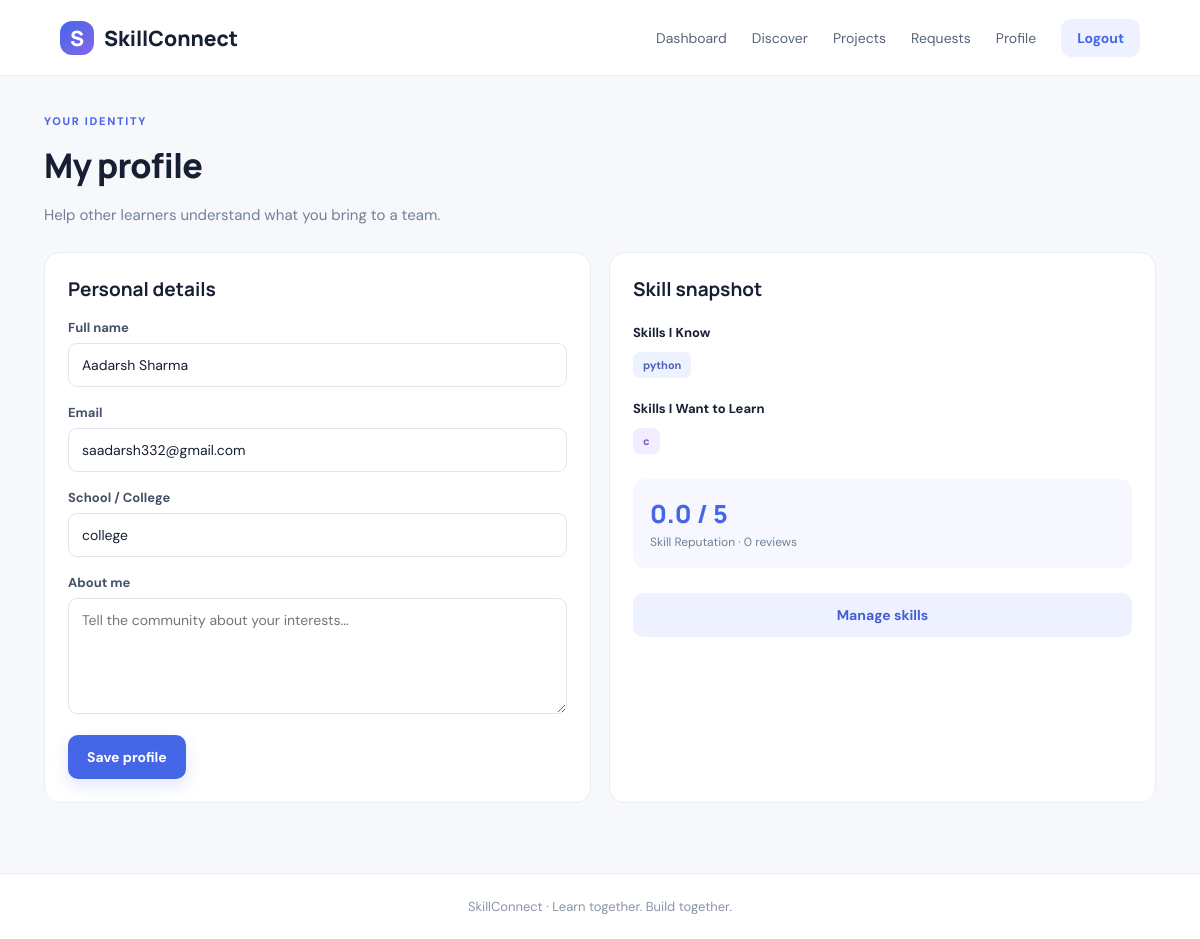
Screenshot of /profile (signed in) with the database file from the repository.
### tables this page shows
CREATE TABLE users (
            id INTEGER PRIMARY KEY AUTOINCREMENT,
            name TEXT NOT NULL, email TEXT UNIQUE NOT NULL,
            password TEXT NOT NULL, college TEXT DEFAULT '',
            bio TEXT DEFAULT '', created_at TIMESTAMP DEFAULT CURRENT_TIMESTAMP
        );

CREATE TABLE skills (
            id INTEGER PRIMARY KEY AUTOINCREMENT,
            user_id INTEGER NOT NULL REFERENCES users(id) ON DELETE CASCADE,
            skill TEXT NOT NULL, kind TEXT NOT NULL CHECK(kind IN ('know','learn'))
        );

### app.py (the view, shortened to what this page needs)
@app.route("/profile", methods=["GET","POST"])
@login_required
def profile():
    uid=session["user_id"]
    with db() as con:
        user=con.execute("SELECT * FROM users WHERE id=?",(uid,)).fetchone()
        known=con.execute("SELECT * FROM skills WHERE user_id=? AND kind='know'",(uid,)).fetchall()
        learn=con.execute("SELECT * FROM skills WHERE user_id=? AND kind='learn'",(uid,)).fetchall()
        avg=con.execute("SELECT AVG(rating) a,COUNT(*) n FROM feedback WHERE to_user=?",(uid,)).fetchone()
    return render_template("profile.html", user=user, known=known, learn=learn, avg=avg)

### app.py (called while the page is built)
def db():
    con = sqlite3.connect(DB)
    con.row_factory = sqlite3.Row
    con.execute("PRAGMA foreign_keys = ON")
    return con

def login_required(fn):
    @wraps(fn)
    def wrapper(*args, **kwargs):
        if "user_id" not in session:
            flash("Please sign in to continue.", "warning")
            return redirect(url_for("login"))
        return fn(*args, **kwargs)
    return wrapper

### templates/profile.html
{% extends "base.html" %}{% block title %}My Profile | SkillConnect{% endblock %}{% block content %}<div class="page-heading"><div class="eyebrow">YOUR IDENTITY</div><h1>My profile</h1><p class="muted">Help other learners understand what you bring to a team.</p></div><div class="two-col"><form class="panel" method="post"><h2>Personal details</h2><label>Full name<input name="name" value="{{ user.name }}" required></label><label>Email<input value="{{ user.email }}" disabled></label><label>School / College<input name="college" value="{{ user.college }}"></label><label>About me<textarea name="bio" rows="5" placeholder="Tell the community about your interests...">{{ user.bio }}</textarea></label><button class="btn primary">Save profile</button></form><div class="panel"><h2>Skill snapshot</h2><div class="skill-block"><b>Skills I Know</b><div class="chips">{% for s in known %}<span class="chip">{{ s.skill }}</span>{% else %}<span class="muted">No skills added yet.</span>{% endfor %}</div></div><div class="skill-block"><b>Skills I Want to Learn</b><div class="chips">{% for s in learn %}<span class="chip violet">{{ s.skill }}</span>{% else %}<span class="muted">No learning goals added yet.</span>{% endfor %}</div></div><div class="rating-box"><b>{{ '%.1f'|format(avg.a or 0) }} / 5</b><span>Skill Reputation · {{ avg.n }} reviews</span></div><a class="btn secondary full" href="{{ url_for('skills') }}">Manage skills</a></div></div>{% endblock %}

### static/style.css (style rules this page uses)
:root { --ink:#172033;--muted:#718096;--line:#e8edf4;--blue:#4666e8;--purple:#8268e8;--bg:#f7f8fc;--white:#fff }
* { box-sizing:border-box }
body { margin:0;background:var(--bg);color:var(--ink);font-family:'DM Sans',sans-serif;font-size:15px }
a { color:inherit;text-decoration:none }
.eyebrow { font-size:11px;font-weight:800;letter-spacing:1.7px;color:var(--blue);margin-bottom:14px }
.btn { border:0;border-radius:10px;padding:13px 19px;font:700 14px 'DM Sans';cursor:pointer;display:inline-flex;align-items:center;justify-content:center;transition:.2s }
.primary { background:var(--blue);color:white;box-shadow:0 6px 16px #4666e82b }
.secondary { background:#eef1ff;color:#435fd3 }
.full { width:100% }
.section-head h2,.page-heading h1 { font:800 29px Manrope;margin:0;letter-spacing:-.8px }
.feature,.stat,.panel,.project-card,.person-card { background:white;border:1px solid var(--line);border-radius:16px;padding:23px }
.muted { color:var(--muted);line-height:1.6 }
.auth-card label,.panel label { display:block;font-size:13px;font-weight:700;margin:17px 0;color:#465168 }
.auth-card input,.panel input,.panel textarea,.panel select,.searchbar input,.inline-form input,.inline-form select,.person-card input { width:100%;padding:12px 13px;border:1px solid #dfe5ee;border-radius:9px;margin-top:7px;font:14px 'DM Sans';outline:none;background:white;color:var(--ink) }
.page-heading { margin-bottom:25px }
.page-heading h1 { font-size:34px }
.two-col { display:grid;grid-template-columns:1fr 1fr;gap:18px;margin-top:20px }
.panel h2 { font:700 19px Manrope;margin:0 0 12px }
.panel textarea { resize:vertical }
.skill-block { margin:20px 0 }
.skill-block>b { font-size:13px }
.chips { display:flex;gap:7px;flex-wrap:wrap;margin-top:10px }
.chip { background:#edf2ff;color:#4c62b6;padding:6px 10px;border-radius:7px;font-size:11px;font-weight:700 }
.chip.violet { background:#f2edff;color:#7859c9 }
.rating-box { background:#f7f7ff;border-radius:12px;padding:17px;margin:25px 0 }
.rating-box b { font:800 25px Manrope;color:var(--blue);display:block }
.rating-box span { font-size:12px;color:var(--muted) }

### rows the page displays
users: name "Aadarsh Sharma", email "saadarsh332@gmail.com", college "college"
skills: skill "python"
skills: skill "c"

### other values shown
{{ '%.1f'|format(avg.a or 0) }} "0.0"
{{ avg.n }} "0"
